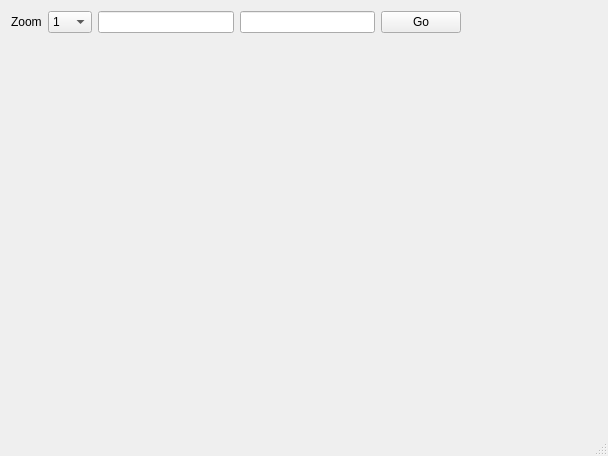
<?xml version="1.0" encoding="UTF-8"?>
<ui version="4.0">
 <class>MainWindow</class>
 <widget class="QMainWindow" name="MainWindow">
  <property name="geometry">
   <rect>
    <x>0</x>
    <y>0</y>
    <width>608</width>
    <height>456</height>
   </rect>
  </property>
  <property name="windowTitle">
   <string>MainWindow</string>
  </property>
  <widget class="QWidget" name="centralWidget">
   <layout class="QVBoxLayout" name="verticalLayout">
    <item>
     <layout class="QHBoxLayout" name="horizontalLayout">
      <item>
       <widget class="QLabel" name="label">
        <property name="text">
         <string>Zoom</string>
        </property>
       </widget>
      </item>
      <item>
       <widget class="QComboBox" name="comboBox">
        <item>
         <property name="text">
          <string>1</string>
         </property>
        </item>
        <item>
         <property name="text">
          <string>2</string>
         </property>
        </item>
        <item>
         <property name="text">
          <string>3</string>
         </property>
        </item>
        <item>
         <property name="text">
          <string>4</string>
         </property>
        </item>
        <item>
         <property name="text">
          <string>5</string>
         </property>
        </item>
        <item>
         <property name="text">
          <string>6</string>
         </property>
        </item>
        <item>
         <property name="text">
          <string>7</string>
         </property>
        </item>
        <item>
         <property name="text">
          <string>8</string>
         </property>
        </item>
        <item>
         <property name="text">
          <string>9</string>
         </property>
        </item>
        <item>
         <property name="text">
          <string>10</string>
         </property>
        </item>
        <item>
         <property name="text">
          <string>11</string>
         </property>
        </item>
        <item>
         <property name="text">
          <string>12</string>
         </property>
        </item>
       </widget>
      </item>
      <item>
       <widget class="QLineEdit" name="lneLatitude"/>
      </item>
      <item>
       <widget class="QLineEdit" name="lneLongitude"/>
      </item>
      <item>
       <widget class="QPushButton" name="pushButton">
        <property name="text">
         <string>Go</string>
        </property>
       </widget>
      </item>
      <item>
       <spacer name="horizontalSpacer">
        <property name="orientation">
         <enum>Qt::Horizontal</enum>
        </property>
        <property name="sizeHint" stdset="0">
         <size>
          <width>40</width>
          <height>20</height>
         </size>
        </property>
       </spacer>
      </item>
     </layout>
    </item>
    <item>
     <widget class="SlippyMapWidget" name="slippyMap" native="true">
      <property name="sizePolicy">
       <sizepolicy hsizetype="Preferred" vsizetype="Expanding">
        <horstretch>0</horstretch>
        <verstretch>0</verstretch>
       </sizepolicy>
      </property>
     </widget>
    </item>
   </layout>
  </widget>
  <widget class="QMenuBar" name="menuBar">
   <property name="geometry">
    <rect>
     <x>0</x>
     <y>0</y>
     <width>608</width>
     <height>21</height>
    </rect>
   </property>
  </widget>
  <widget class="QStatusBar" name="statusBar"/>
 </widget>
 <layoutdefault spacing="6" margin="11"/>
 <customwidgets>
  <customwidget>
   <class>SlippyMapWidget</class>
   <extends>QWidget</extends>
   <header>slippymapwidget.h</header>
   <container>1</container>
  </customwidget>
 </customwidgets>
 <resources/>
 <connections/>
</ui>
